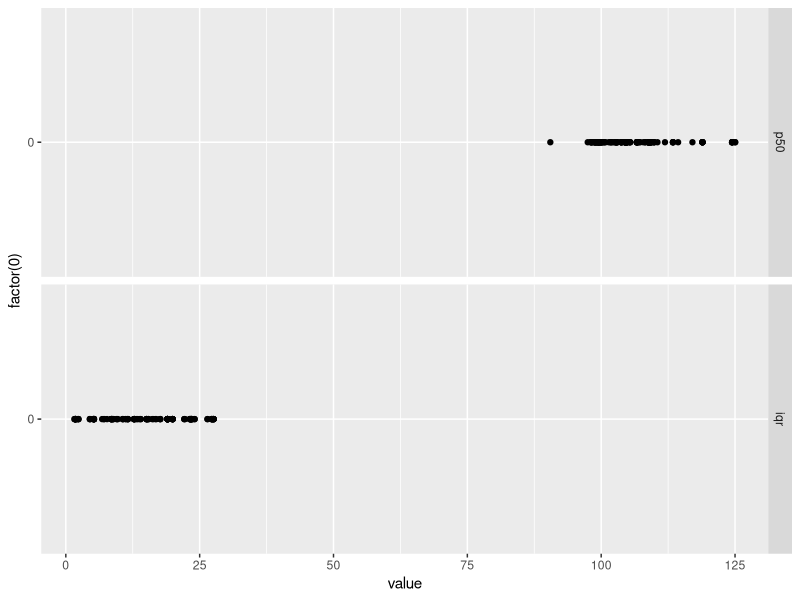

This figure's R source:
## ---- chunk 1
rm(list = ls())
library('plm')
data(EmplUK)
summary(EmplUK)

EmplUK.agg <- aggregate(
  output ~ firm, data = EmplUK,
  FUN = function(x){
    p50 <- median(x); iqr <- IQR(x)
    cbind(p50, iqr)
  }
)
EmplUK.agg[, 'p50'] <- EmplUK.agg[, 2][, 1]
EmplUK.agg[, 'iqr'] <- EmplUK.agg[, 2][, 2]
EmplUK.agg <- reshape2::melt(EmplUK.agg,
  id.vars = 'firm', measure.vars = c('p50', 'iqr')
)
str(EmplUK.agg)

library('ggplot2')
ggplot(data = EmplUK.agg, aes(x = value, y = factor(0))) +
  geom_point() +
  facet_grid(variable~.)
